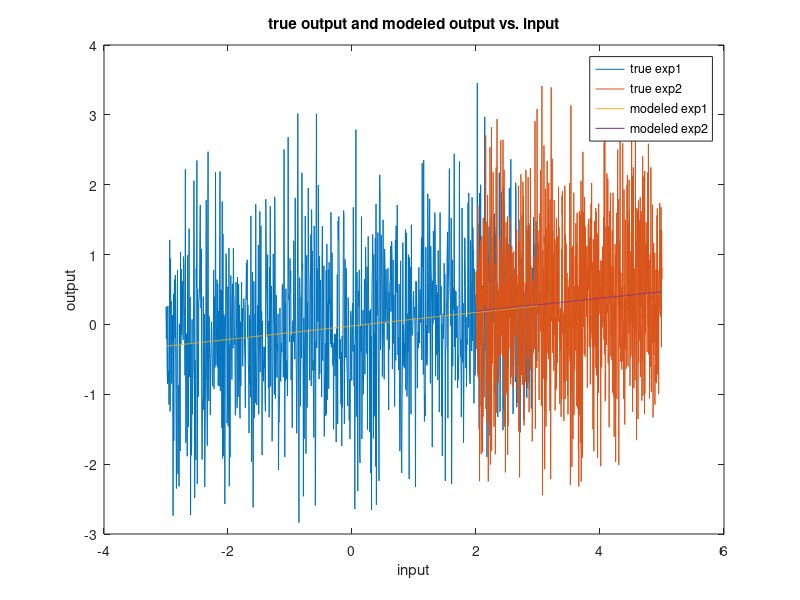
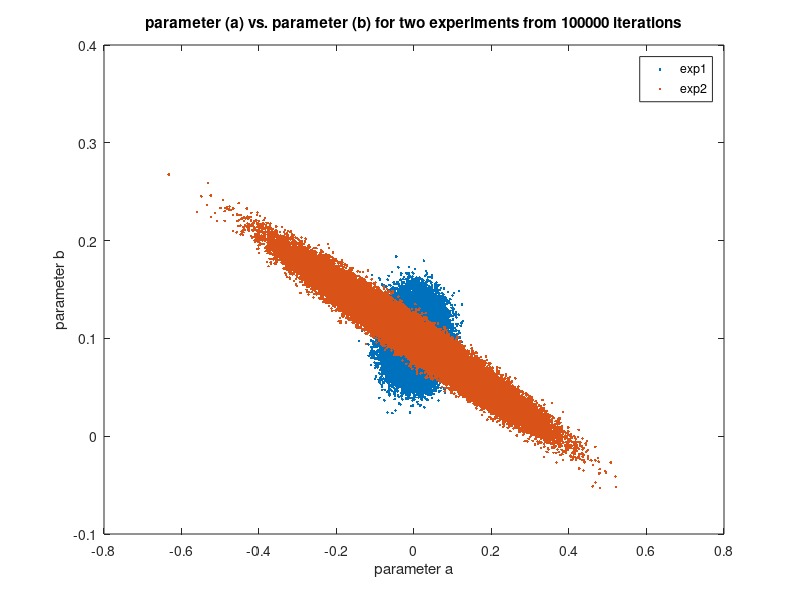

MATLAB code for these plots, in order:
D = .1;
N = 1000;
u1 = linspace(-3,3,N);
u1t = u1';
u2 = linspace(2,5,N);
u2t = u2';
P_hat1_list = [];
P_hat2_list = [];
% ordinary least squares %
for n = 1:100000
 nt =randn(1000,1);
 nt = nt';
 y1 = nt + D*u1; % true output experiment1 %
 y1t = y1';
 y2 = nt + D*u2; % true output experiment2 %
 y2t = y2';
 x1 = [ones(1000,1),u1t];
 P_hat1 = (x1'*x1)\x1'*y1t;
 Y_hat1 = P_hat1(1)+ P_hat1(2)*u1;
 P_hat1_list = [P_hat1_list, P_hat1];
 x2 = [ones(1000,1),u2t];
 P_hat2 = (x2'*x2)\x2'*y2t;
 Y_hat2 = P_hat2(1)+ P_hat2(2)*u2;
 P_hat2_list = [P_hat2_list, P_hat2];
end
figure(1)
plot(u1, y1, u2, y2, u1, Y_hat1, u2, Y_hat2)
title('true output and modeled output vs. input')
xlabel('input')
ylabel('output')
legend('true exp1','true exp2','modeled exp1','modeled exp2')
figure(2)
plot(P_hat1_list(1,:), P_hat1_list(2,:), '.', P_hat2_list(1,:), P_hat2_list(2,:), '.')
title('parameter (a) vs. parameter (b) for two experiments from 100000 iterations')
xlabel('parameter a')
ylabel('parameter b')
legend('exp1','exp2')